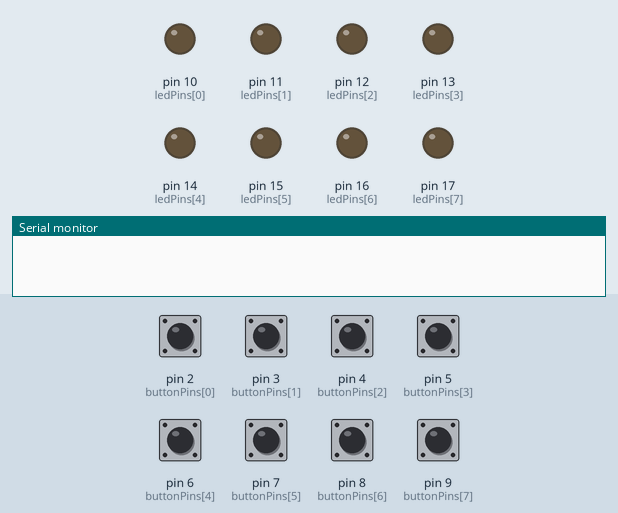
This sketch was run on a simulated Arduino Uno, built with avr-gcc and run on an emulated ATmega328P. Shown: output pins drawn as LEDs (lit = HIGH), the last lines printed to the serial monitor. The inputs (shaded band) are chosen by the test bench; at power-on: pin 2 (buttonPins[0]), pin 3 (buttonPins[1]), pin 4 (buttonPins[2]), pin 5 (buttonPins[3]), pin 6 (buttonPins[4]), pin 7 (buttonPins[5]), pin 8 (buttonPins[6]), pin 9 (buttonPins[7]) HIGH.

Above: at 1.2 s.
1.3 s: pin 2 (buttonPins[0]) pulled LOW for 0.15 s
At 2.0 s:
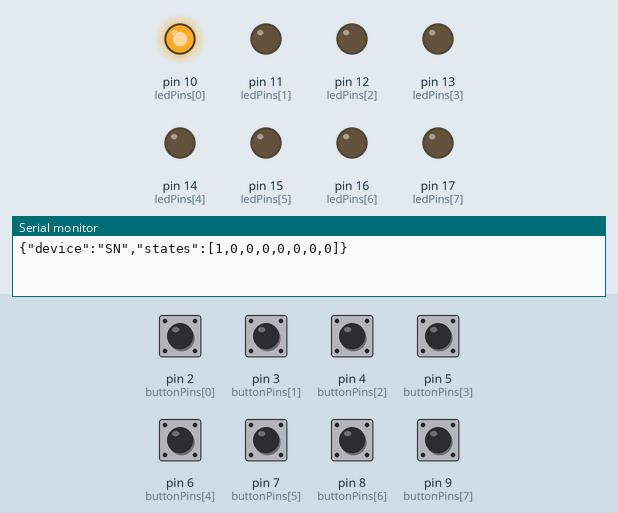
2.9 s: pin 3 (buttonPins[1]) pulled LOW for 0.15 s
At 3.2 s:
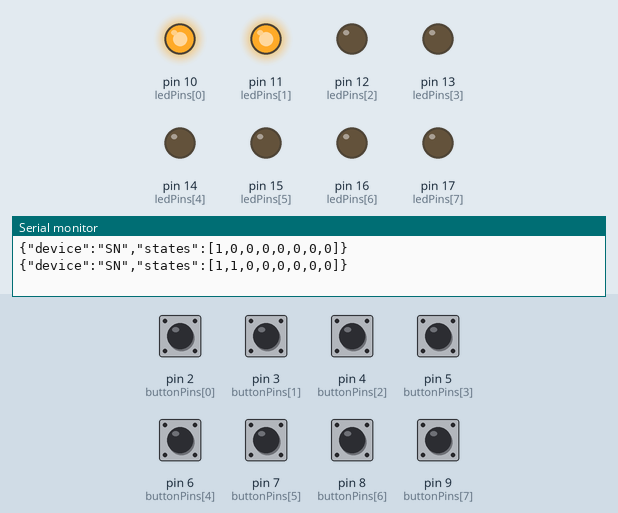
4.5 s: pin 4 (buttonPins[2]) pulled LOW for 0.15 s
At 5.6 s:
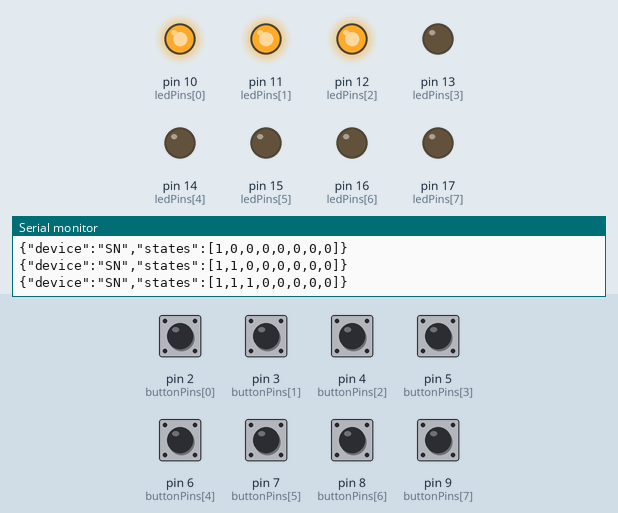
6.1 s: pin 5 (buttonPins[3]) pulled LOW for 0.15 s
At 6.8 s:
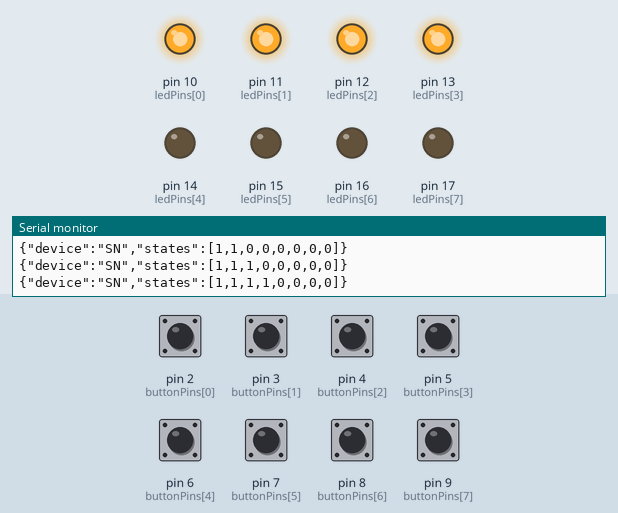
7.7 s: pin 6 (buttonPins[4]) pulled LOW for 0.15 s
At 8.0 s:
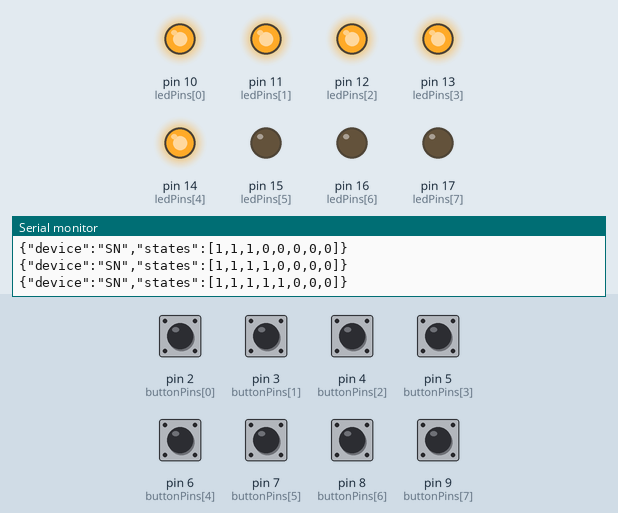
9.3 s: pin 7 (buttonPins[5]) pulled LOW for 0.15 s
At 10.4 s:
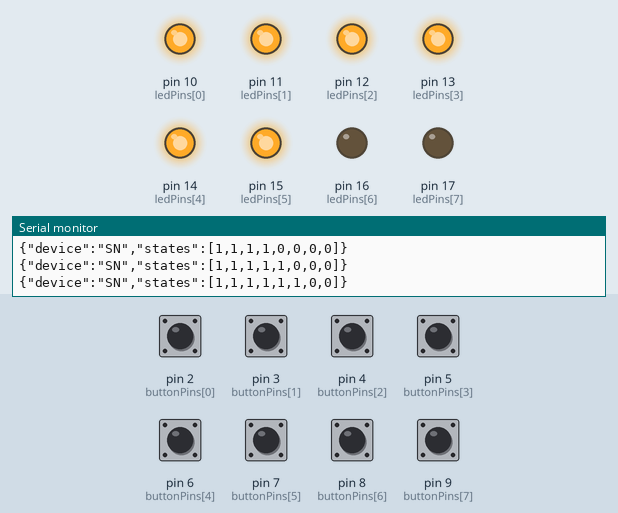
Timing chart, 0 to 11.9 s (numbered marks = the images above; inputs shaded):
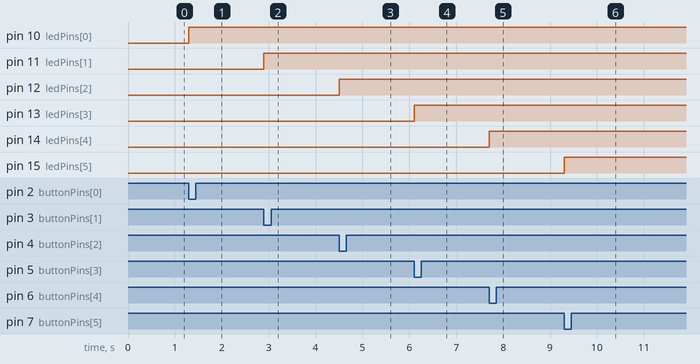

Measured:
- after the input at 1.3 s, pin 10 (ledPins[0]): LOW → HIGH at once
- after the input at 2.9 s, pin 11 (ledPins[1]): LOW → HIGH at once
- after the input at 4.5 s, pin 12 (ledPins[2]): LOW → HIGH at once
- after the input at 6.1 s, pin 13 (ledPins[3]): LOW → HIGH at once
- after the input at 7.7 s, pin 14 (ledPins[4]): LOW → HIGH at once
- after the input at 9.3 s, pin 15 (ledPins[5]): LOW → HIGH at once

The sketch:

MIDI_8_V2_1_1_Super_Simple_Test_Sketch_04_Simple_Serial_JSON.ino
```cpp
#include <Arduino.h>

const int buttonPins[] = {2, 3, 4, 5, 6, 7, 8, 9}; // Button pins D2 to D9
const int ledPins[] = {10, 11, 12, 13, 14, 15, 16, 17}; // LED pins from D10 to D17
const int numButtons = sizeof(buttonPins) / sizeof(buttonPins[0]);
int lastButtonState[numButtons]; // Array to store the last state of each button
int ledState[numButtons]; // Array to store the current state of each LED

void setup() {
  Serial.begin(9600); // Start serial communication at 9600 baud rate
  for (int i = 0; i < numButtons; i++) {
    pinMode(buttonPins[i], INPUT); // Set each button pin as input
    pinMode(ledPins[i], OUTPUT); // Set each LED pin as output
    lastButtonState[i] = HIGH; // Initialize the last button state as HIGH
    ledState[i] = LOW; // Initialize the LED state as OFF
    digitalWrite(ledPins[i], ledState[i]); // Set initial LED state
  }
}

void loop() {
  bool updateNeeded = false; // Flag to track if any LED state has changed

  for (int i = 0; i < numButtons; i++) {
    int currentButtonState = digitalRead(buttonPins[i]);
    if (currentButtonState != lastButtonState[i] && currentButtonState == LOW) {
      ledState[i] = !ledState[i];
      digitalWrite(ledPins[i], ledState[i]);
      updateNeeded = true;
    }
    lastButtonState[i] = currentButtonState;
  }

  if (updateNeeded) {
    sendStateUpdate();
  }
}

void sendStateUpdate() {
  Serial.print("{");
  Serial.print("\"device\":\"SN\",");
  Serial.print("\"states\":");
  Serial.print("[");
  for (int i = 0; i < numButtons; i++) {
    Serial.print(ledState[i]);
    if (i < numButtons - 1) {
      Serial.print(",");
    }
  }
  Serial.print("]");
  Serial.println("}");
}
```
